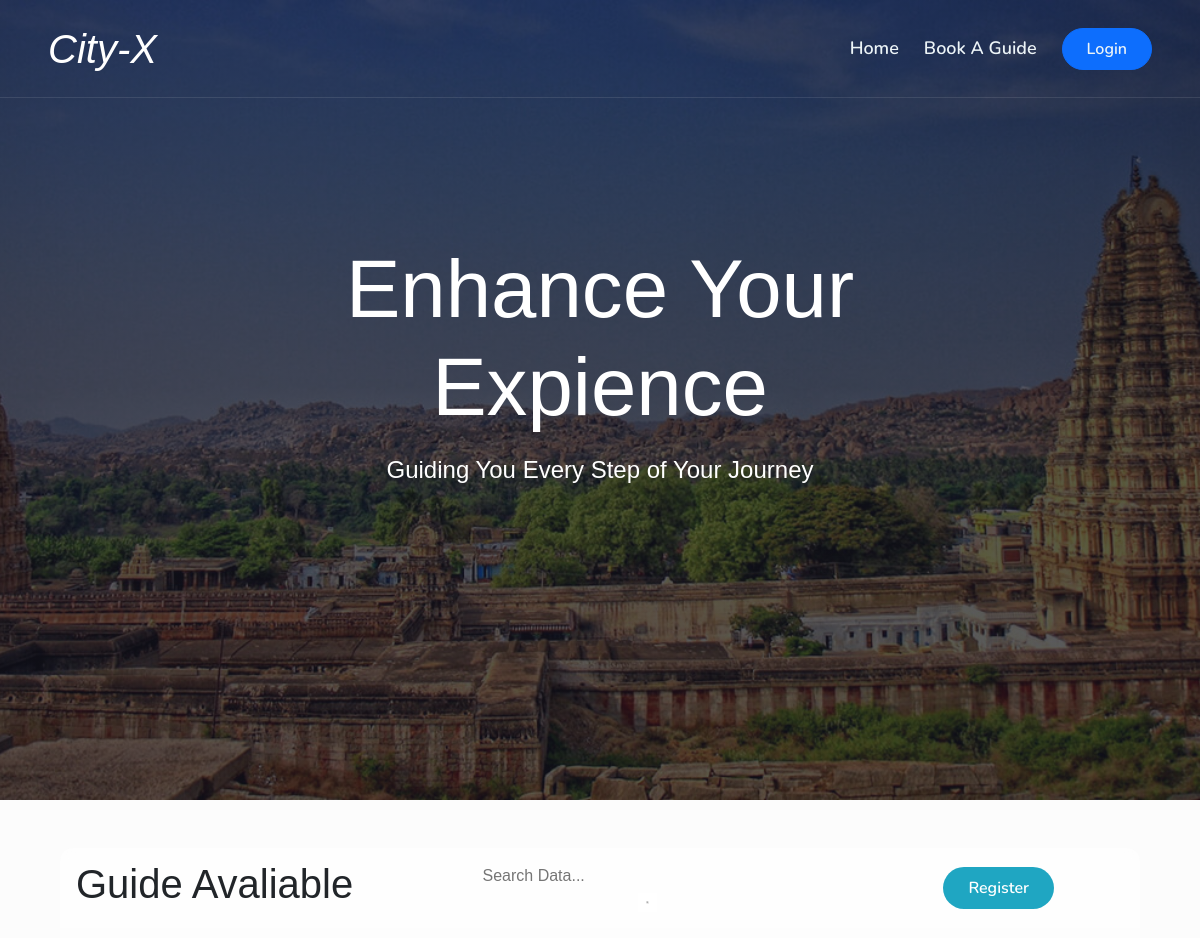
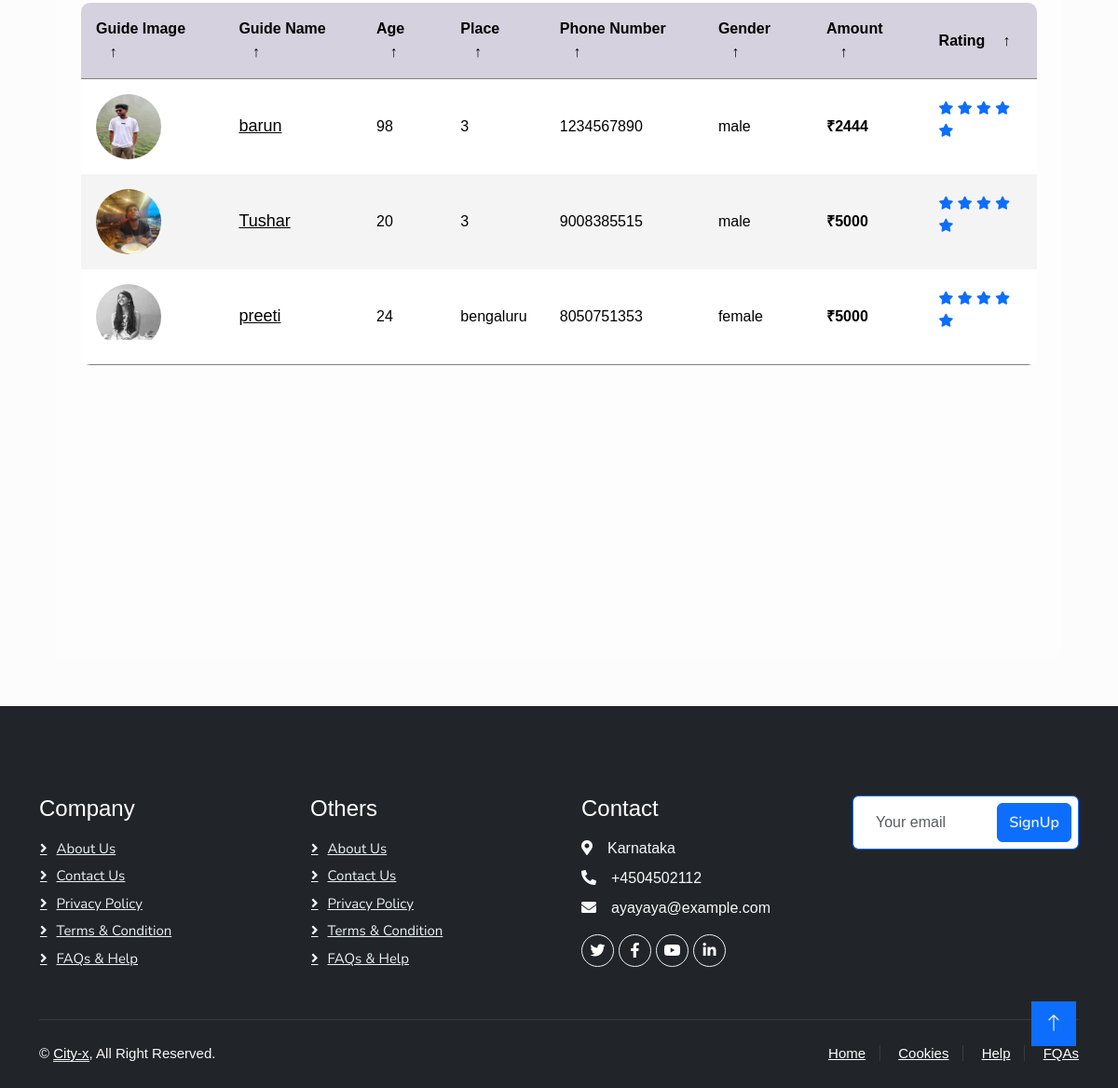
The page /booking on the database its author committed (2 pictures, top to bottom).
### app/models.py (models this page shows, shortened)
class Reg_Guide(models.Model):
    aadhar_num = models.CharField(max_length=10)
    name = models.CharField(max_length=100)
    email = models.EmailField(unique=True)
    description = models.TextField()
    date_of_birth = models.DateField()
    phone_number = models.CharField(max_length=15)
    gender = models.CharField(max_length=100)
    place_loc = models.CharField(max_length=100)
    price = models.IntegerField()
    age = models.CharField(max_length=2)
    experience_years = models.PositiveIntegerField()
    certificate = models.ImageField(null=True, blank=True)
    photo = models.ImageField(null=True, blank=True)

### app/views.py (the view)
# urls.py: path("booking", booking, name='booking'),
def booking(request):
    reg_Guide = Reg_Guide.objects.all()
    context = {'reg_Guide':reg_Guide}
    return render(request, 'booking/booking.html', context)

### templates/booking/booking.html (shortened to what this page needs)
{% extends 'main.html' %} {% load static %} {% block content %}
<div class="container-fluid bg-primary py-5 mb-5 hero-header">
  <div class="container py-5">
    <div class="row justify-content-center py-5">
      <div class="col-lg-10 pt-lg-5 mt-lg-5 text-center">
        <h1 class="display-3 text-white mb-3 animated slideInDown">
          Enhance Your Expience
        </h1>
        <p class="fs-4 text-white mb-4 animated slideInDown">
          Guiding You Every Step of Your Journey
        </p>
      </div>
    </div>
  </div>
</div>
<main
  class="table"
  id="customers_table"
  style="justify-items: center; margin: auto"
>
  <section class="table__header">
    <h1>Guide Avaliable</h1>
    <div
      class="input-group"
      style="border-style: solid 6px; border-color: black"
    >
      <input type="search" placeholder="Search Data..." />
      <img src="{% static " images/search.png" %}" alt="..." />
    </div>
    <a
      href="{% url 'guide_register' %}"
      class="btn btn rounded-pill py-2 px-4"
      style="
        margin-right: 70px;
        background-color: #1fa6c2;
        color: white;
        border-style: solid 6px;
      "
      >Register</a
    >
  </section>
  <section class="table__body">
    <table>
      <thead>
        <tr>
          <th>Guide Image <span class="icon-arrow">&UpArrow;</span></th>
          <th>Guide Name <span class="icon-arrow">&UpArrow;</span></th>
          <th>Age <span class="icon-arrow">&UpArrow;</span></th>
          <th>Place <span class="icon-arrow">&UpArrow;</span></th>
          <th>Phone Number <span class="icon-arrow">&UpArrow;</span></th>
          <th>Gender <span class="icon-arrow">&UpArrow;</span></th>
          <th>Amount <span class="icon-arrow">&UpArrow;</span></th>
          <th>Rating <span class="icon-arrow">&UpArrow;</span></th>
        </tr>
      </thead>
      <tbody>
        {% for reg_Guide in reg_Guide %}
        <tr>
          <td>
            <img
              src="{{ reg_Guide.photo.url }}"
              style="width: 70px; height: 70px"
              alt=""
            />
          </td>
          <td><a href="{% url "guide_details" reg_Guide.id %}" style="color: black; font-size: 18px">{{ reg_Guide.name }}</a></td>
          <td>{{ reg_Guide.age }}</td>
          <td>{{ reg_Guide.place_loc }}</td>
          <td>{{ reg_Guide.phone_number }}</td>
          <td>{{ reg_Guide.gender }}</td>
          <td>
            <strong>₹{{ reg_Guide.price }}</strong>
          </td>
          <td>
            <div class="mb-3">
              <small class="fa fa-star text-primary"></small>
              <small class="fa fa-star text-primary"></small>
              <small class="fa fa-star text-primary"></small>
              <small class="fa fa-star text-primary"></small>
              <small class="fa fa-star text-primary"></small>
            </div>
        </tr>
        {% endfor %}
      </tbody>
    </table>
  </section>
</main>
{% endblock %}

### templates/main.html (shortened to what this page needs)
<!DOCTYPE html>
{% load static %}
<html lang="en">
  <head>
    <link
      href="https://cdnjs.cloudflare.com/ajax/libs/font-awesome/5.10.0/css/all.min.css"
      rel="stylesheet"
    />
    <link
      href="https://cdn.jsdelivr.net/npm/bootstrap-icons@1.4.1/font/bootstrap-icons.css"
      rel="stylesheet"
    />
    <link href="{% static 'lib/animate/animate.min.css' %}" rel="stylesheet" />
    <link
      href="{% static 'lib/owlcarousel/assets/owl.carousel.min.css' %}"
      rel="stylesheet"
    />
    <link
      href="{% static 'lib/tempusdominus/css/tempusdominus-bootstrap-4.min.css' %}"
      rel="stylesheet"
    />
    <link href="{% static 'css/bootstrap.min.css' %}" rel="stylesheet" />
    <link href="{% static 'css/style.css' %}" rel="stylesheet" />
  </head>
  <body>
    <div class="container-fluid position-relative p-0">
      <nav
        class="navbar navbar-expand-lg navbar-light px-4 px-lg-5 py-3 py-lg-0"
      >
        <a href=" {% url 'home' %}" class="navbar-brand p-0">
          <h1 class="text-primary m-0"><i id="headName">City-X</i></h1>
        </a>
        <div class="collapse navbar-collapse" id="navbarCollapse">
          <div class="navbar-nav ms-auto py-0">
            <a href="{% url 'home' %}" class="nav-item nav-link">Home</a>
            <a href="{% url 'booking' %}" class="nav-item nav-link"
              >Book A Guide</a
            >
          </div>
          {% if user.is_authenticated %}
          <a class="btn btn-warning rounded-pill py-2 px-4"
            >Hello, {{user.username}}</a
          >
          <a
            href="logout"
            class="btn btn-primary rounded-pill py-2 px-4"
            style="margin-left: 10px"
            >Logout</a
          >
          {% else %}
          <a href="/" class="btn btn-primary rounded-pill py-2 px-4">Login</a>
          {% endif %}
        </div>
      </nav>
    </div>
    {% block content %} {% endblock %}
    <div
      class="container-fluid bg-dark text-light footer pt-5 mt-5 wow fadeIn"
      data-wow-delay="0.1s"
    >
      <div class="container py-5">
        <div class="row g-5">
          <div class="col-lg-3 col-md-6">
            <h4 class="text-white mb-3">Company</h4>
            <a class="btn btn-link" href="">About Us</a>
            <a class="btn btn-link" href="">Contact Us</a>
            <a class="btn btn-link" href="">Privacy Policy</a>
            <a class="btn btn-link" href="">Terms & Condition</a>
            <a class="btn btn-link" href="">FAQs & Help</a>
          </div>
          <div class="col-lg-3 col-md-6">
            <h4 class="text-white mb-3">Others</h4>
            <a class="btn btn-link" href="#about">About Us</a>
            <a class="btn btn-link" href="">Contact Us</a>
            <a class="btn btn-link" href="">Privacy Policy</a>
            <a class="btn btn-link" href="">Terms & Condition</a>
            <a class="btn btn-link" href="">FAQs & Help</a>
          </div>
          <div class="col-lg-3 col-md-6">
            <h4 class="text-white mb-3">Contact</h4>
            <p class="mb-2">
              <i class="fa fa-map-marker-alt me-3"></i>Karnataka
            </p>
            <p class="mb-2"><i class="fa fa-phone-alt me-3"></i>+4504502112</p>
            <p class="mb-2">
              <i class="fa fa-envelope me-3"></i>ayayaya@example.com
            </p>
            <div class="d-flex pt-2">
              <a class="btn btn-outline-light btn-social" href=""
                ><i class="fab fa-twitter"></i
              ></a>
              <a class="btn btn-outline-light btn-social" href=""
                ><i class="fab fa-facebook-f"></i
              ></a>
              <a class="btn btn-outline-light btn-social" href=""
                ><i class="fab fa-youtube"></i
              ></a>
              <a class="btn btn-outline-light btn-social" href=""
                ><i class="fab fa-linkedin-in"></i
              ></a>
            </div>
          </div>
          <div class="col-lg-3 col-md-6">
            <div class="position-relative mx-auto" style="max-width: 400px">
              <input
                class="form-control border-primary w-100 py-3 ps-4 pe-5"
                type="text"
                placeholder="Your email"
              />
              <button
                type="button"
                class="btn btn-primary py-2 position-absolute top-0 end-0 mt-2 me-2"
              >
                SignUp
              </button>
            </div>
          </div>
        </div>
      </div>
      <div class="container">
        <div class="copyright">
          <div class="row">
            <div class="col-md-6 text-center text-md-start mb-3 mb-md-0">
              &copy; <a class="border-bottom" href="#">City-x</a>, All Right
              Reserved.
            </div>
            <div class="col-md-6 text-center text-md-end">
              <div class="footer-menu">
                <a href="">Home</a>
                <a href="">Cookies</a>
                <a href="">Help</a>
                <a href="">FQAs</a>
              </div>
            </div>
          </div>
        </div>
      </div>
    </div>
    <a href="#" class="btn btn-lg btn-primary btn-lg-square back-to-top"
      ><i class="bi bi-arrow-up"></i
    ></a>
  </body>
</html>

### static/css/style.css (style rules this page uses)
:root { --primary: #050a13; --secondary: #FE8800; --light: #ffffff; --dark: #14141F; }
body { font-family: Arial, sans-serif; margin: 0; padding: 0; background-color: #fcfcfc; }
#headName { color: rgb(255, 255, 255); font-weight: 300; font-style: italic; }
.back-to-top { position: fixed; display: none; right: 45px; bottom: 45px; z-index: 99; }
.btn { font-family: 'Nunito', sans-serif; font-weight: 600; transition: .5s; }
.btn.btn-primary, .btn.btn-secondary { color: #ecf4f7; }
.btn-lg-square { width: 48px; height: 48px; }
.btn-square, .btn-sm-square, .btn-lg-square { padding: 0; display: flex; align-items: center; justify-content: center; font-weight: normal; border-radius: 0px; }
.navbar-light .navbar-nav .nav-link { font-family: 'Nunito', sans-serif; position: relative; margin-right: 25px; padding: 35px 0; color: #ecf4f7 !important; font-size: 18px; font-weight: 600; outline: none; transition: .5s; }
@media (min-width: 992px) { .navbar-light { position: absolute; width: 100%; top: 0; left: 0; border-bottom: 1px solid rgba(256, 256, 256, .1); z-index: 999; } }
@media (min-width: 992px) { .navbar-light .navbar-nav .nav-link::before { position: absolute; content: ""; width: 0; height: 2px; bottom: -1px; left: 50%; background: var(--primary); transition: .5s; } }
.hero-header .row { --bs-gutter-x: -14.5rem; display: flex; flex-wrap: wrap; margin-top: calc(var(--bs-gutter-y)* -1); margin-right: calc(var(--bs-gutter-x) / -2); margin-left: calc(var(--bs-gutter-x) / -2); }
.hero-header { background: linear-gradient(rgba(20, 20, 31, .7), rgba(20, 20, 31, .7)), url(../images/bg-hero.jpg); height: 100vh; background-position: center center; background-repeat: no-repeat; background-size: cover; }
.hero-header h1 { color: #ecf4f7; font-size: 5.1rem; }
.footer .btn.btn-social { margin-right: 5px; width: 35px; height: 35px; display: flex; align-items: center; justify-content: center; color: var(--light); font-weight: normal; border: 1px solid #ecf4f7; border-radius: 35px; transition: .3s; }
.footer .btn.btn-link { display: block; margin-bottom: 5px; padding: 0; text-align: left; color: #ecf4f7; font-size: 15px; font-weight: normal; text-transform: capitalize; transition: .3s; }
.footer .btn.btn-link::before { position: relative; content: "\f105"; font-family: "Font Awesome 5 Free"; font-weight: 900; margin-right: 10px; }
.footer .copyright { padding: 25px 0; font-size: 15px; border-top: 1px solid rgba(256, 256, 256, .1); }
.footer .copyright a { color: var(--light); }
.footer .footer-menu a { margin-right: 15px; padding-right: 15px; border-right: 1px solid rgba(255, 255, 255, .1); }
.footer .footer-menu a:last-child { margin-right: 0; padding-right: 0; border-right: none; }

### templates/booking/booking.html (style rules this page uses)
main.table { width: 90vw; height: 100vh; background-color: #fff5; backdrop-filter: blur(7px); border-radius: 0.8rem; overflow: hidden; }
.table__header { width: 100%; height: 10%; background-color: #fff4; padding: 0.8rem 1rem; display: flex; justify-content: space-between; align-items: center; }
.table__header .input-group { width: 35%; height: 100%; background-color: #fff5; padding: 0 0.8rem; border-radius: 2rem; display: flex; justify-content: center; align-items: center; transition: 0.2s; }
.table__header .input-group img { width: 1.2rem; height: 1.2rem; }
.table__header .input-group input { width: 100%; padding: 0 0.5rem 0 0.3rem; background-color: transparent; border: none; outline: none; }
.table__body { width: 95%; max-height: calc(89% - 1.6rem); background-color: #fffb; margin: 0.8rem auto; border-radius: 0.6rem; overflow: auto; overflow: overlay; }
table { width: 100%; }
td img { width: 36px; height: 36px; margin-right: 0.5rem; border-radius: 50%; vertical-align: middle; }
table, th, td { border-collapse: collapse; padding: 1rem; text-align: left; }
thead th { position: sticky; top: 0; left: 0; background-color: #d5d1defe; cursor: pointer; text-transform: capitalize; }
tbody tr:nth-child(even) { background-color: #0000000b; }
tbody tr { --delay: 0.1s; transition: 0.5s ease-in-out var(--delay), background-color 0s; }
tbody tr td, tbody tr td p, tbody tr td img { transition: 0.2s ease-in-out; }
thead th span.icon-arrow { display: inline-block; width: 1.3rem; height: 1.3rem; border-radius: 50%; border: 1.4px solid transparent; text-align: center; font-size: 1rem; margin-left: 0.5rem; transition: 0.2s ease-in-out; }

### rows shown on the page
Reg_Guide: photo (picture), name "barun", age "98", place_loc "3", phone_number "1234567890", gender "male", price "2444"
Reg_Guide: photo (picture), name "Tushar", age "20", place_loc "3", phone_number "9008385515", gender "male", price "5000"
Reg_Guide: photo (picture), name "preeti", age "24", place_loc "bengaluru", phone_number "8050751353", gender "female", price "5000"
